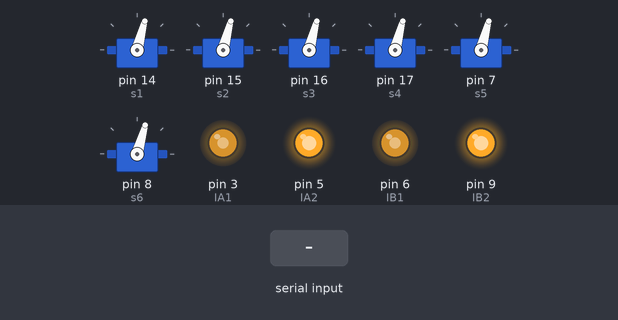
Recording of a sketch running on a simulated Arduino Uno, built with avr-gcc and run on an emulated ATmega328P. On the bench: 6 × servo, output pins drawn as LEDs (lit = HIGH). The test bench sets the inputs (shaded band).

Above: at 1.26 s.
1.3 s: "90,45\n" received over Serial
At 4.0 s:
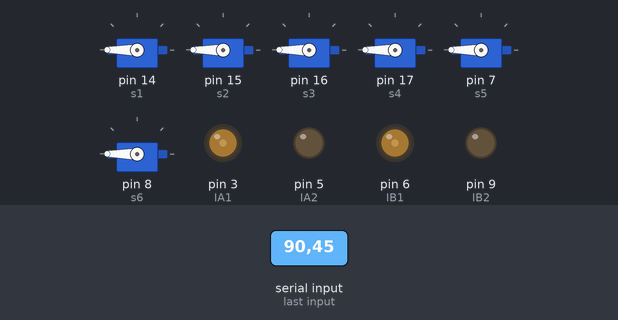
4.3 s: "30,150\n" received over Serial
At 5.5 s:
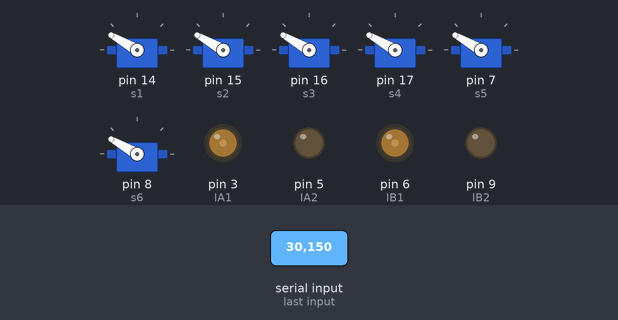
7.3 s: "1\n" received over Serial
At 10.1 s:
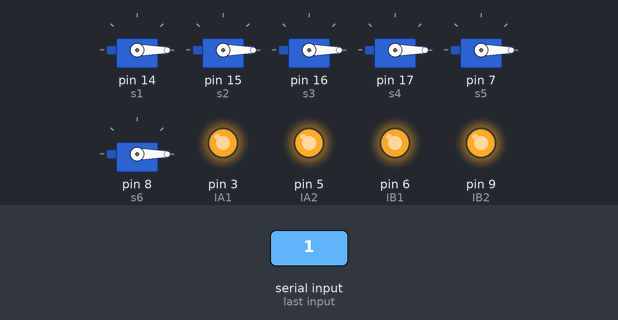
10.3 s: "90\n" received over Serial
At 13.7 s:
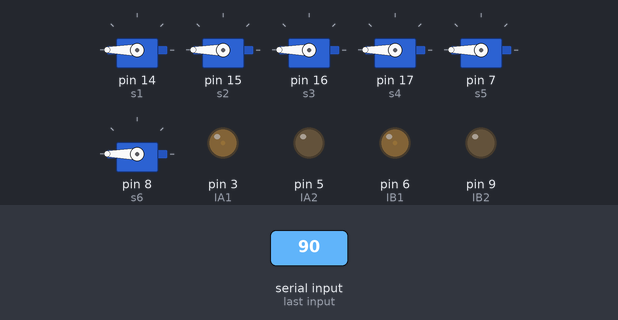
Timing chart, 0 to 14.3 s (numbered marks = the images above; inputs shaded):
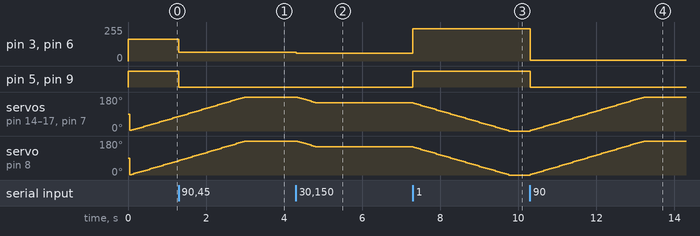

The sketch:

serwoTest6_aNano_serialRead_workingSerwo_DC.ino
```cpp
#include <Servo.h>

//Servos
Servo s1 ,s2, s3, s4, s5, s6;
int s1Ordered, s2Ordered, s3Ordered, s4Ordered, s5Ordered, s6Ordered;
int s1Actual, s2Actual, s3Actual, s4Actual, s5Actual, s6Actual = -1;
int s1Cal, s2Cal, s3Cal, s4Cal, s5Cal, s6Cal;
int stepFraction = 3;
int stepInterval = 1200;
int stepIntervalCnt = 0;

//DC motors
const int IA1=3;//?
const int IA2=5;//?
const int IB1=6;//?
const int IB2=9;//?
int mot1v = 0;
int mot2v = 0;
bool mot1dir = false;
bool mot2dir = false;

//read values from external source
int partPos;
int pos = 90;
char c;
int rChar = 1;

void setup() {
  Serial.begin(9600);
  s1.attach(14);
  s2.attach(15);
  s3.attach(16);
  s4.attach(17);
  s5.attach(7);
  s6.attach(8);

  pinMode(IA1, OUTPUT);
  pinMode(IA2, OUTPUT);
  pinMode(IB1, OUTPUT);
  pinMode(IB2, OUTPUT);
}

void loop() {

  //read values from external source (Serial)
  {
    if(Serial.available()>0){

      c = Serial.read();

      if(rChar==1){
        partPos = 0;
      }
      if(rChar==1){
        partPos = partPos + (c - '0') * 100;
      }

      if(rChar==2){
        partPos = partPos + (c - '0') * 10;
      }

      if(rChar==3){
        partPos = partPos + (c - '0') * 1;
        pos = partPos;
      }

      rChar++;

      if(rChar>3){
        rChar = 1;
      }
    }
  }

  //TODO
  //read values from external source (I2C)
  {

  }

  //set PWM values for DC motors
  {
    if(pos > 90){//forward: dir=true
      mot1v = pos - 90;
      mot2v = pos - 90;
      mot1dir = true;
      mot2dir = true;
    }
    else{ //reverse: dir=false
      mot1v = pos;
      mot2v = pos;
      mot1dir = false;
      mot2dir = false;
    }
  }

  //handle DC motors
  {
    if(mot1dir){
      MA1_Forward(mot1v);
    }
    else{
      MA2_Backward(mot1v);
    }

    if(mot2dir){
      MB1_Forward(mot2v);
    }
    else{
      MB2_Backward(mot2v);
    }
  }

  //set ordered position for servos (and other steering parameters)
  s1Ordered = pos;
  s2Ordered = pos;
  s3Ordered = pos;
  s4Ordered = pos;
  s5Ordered = pos;
  s6Ordered = pos;
  stepFraction = 3;
  stepInterval = 1200;

  //handle serwo
  stepIntervalCnt = stepIntervalCnt + 1;
  if(stepIntervalCnt == stepInterval){
    s1Actual = calculateChange(s1Ordered,  s1Actual, stepFraction);
    s1.write(s1Actual);
    s2Actual = calculateChange(s2Ordered,  s2Actual, stepFraction);
    s2.write(s2Actual);
    s3Actual = calculateChange(s3Ordered,  s3Actual, stepFraction);
    s3.write(s3Actual);
    s4Actual = calculateChange(s4Ordered,  s4Actual, stepFraction);
    s4.write(s4Actual);
    s5Actual = calculateChange(s5Ordered,  s5Actual, stepFraction);
    s5.write(s5Actual);
    s6Actual = calculateChange(s6Ordered,  s6Actual, stepFraction);
    s6.write(s6Actual);

    stepIntervalCnt = 0;
  }

}

//Supporting functions
int minimal(int val1, int val2){
  if(val1 < val2){
    return val1;
  }
  return val2;
}

int maximal(int val1, int val2){
  if(val1 > val2){
    return val1;
  }
  return val2;
}

int max180(int val){
  if(val > 180){
    return 180;
  }
  return val;
}

int min0(int val){
  if(val < 0){
    return 0;
  }
  return val;
}

int calculateChange(int _orderedState, int _actualState, int _stepFraction){
  int out = 0;
    if(_orderedState != _actualState){

      if(_orderedState > _actualState){
        out = max180(_actualState + minimal(_orderedState - _actualState, _stepFraction));
      }

      if(_orderedState < _actualState){
        out = min0(_actualState - minimal(_actualState - _orderedState, _stepFraction));
      }
    }
    else
    {
      out = _actualState;
    }
  return out;
}

//DC motor functions
void MA1_Forward(int Speed1)  //fast decay; Speed = High duty-cycle
{
     analogWrite(IA1,Speed1);
     digitalWrite(IA2,LOW);
}

void MA2_Backward(int Speed1)  //slow decay; Speed = Low duty-cycle
{
    int Speed2=255-Speed1;
    analogWrite(IA1,Speed2);
    digitalWrite(IA2,HIGH);
}

void MB1_Forward(int Speed1)
{
     analogWrite(IB1,Speed1);
     digitalWrite(IB2,LOW);
}

void MB2_Backward(int Speed1)
{
    int Speed2=255-Speed1;
    analogWrite(IB1,Speed2);
    digitalWrite(IB2,HIGH);
}
 
```

Measured:
- after the input at 1.3 s, pin 3 (IA1), pin 6 (IB1): 165/255 → 66/255 at once; pin 5 (IA2), pin 9 (IB2): HIGH → LOW at once
- after the input at 4.3 s, pin 3 (IA1), pin 6 (IB1): 66/255 → 60/255 at once; servo on pin 14 (s1), servo on pin 15 (s2), servo on pin 16 (s3), servo on pin 17 (s4), servo on pin 7 (s5), servo on pin 8 (s6): moves from 180° to 150° over 0.44 s, starting after 0.05 s
- after the input at 7.3 s, pin 3 (IA1), pin 6 (IB1): 60/255 → 243/255 at once; pin 5 (IA2), pin 9 (IB2): LOW → HIGH at once; servo on pin 14 (s1), servo on pin 15 (s2), servo on pin 16 (s3), servo on pin 17 (s4), servo on pin 7 (s5), servo on pin 8 (s6): moves from 150° to 0° over 2.5 s, starting at once
- after the input at 10.3 s, pin 3 (IA1), pin 6 (IB1): 243/255 → 4/255 at once; pin 5 (IA2), pin 9 (IB2): HIGH → LOW at once; servo on pin 14 (s1), servo on pin 15 (s2), servo on pin 16 (s3), servo on pin 17 (s4), servo on pin 7 (s5), servo on pin 8 (s6): moves from 0° to 180° over 2.9 s, starting at once
